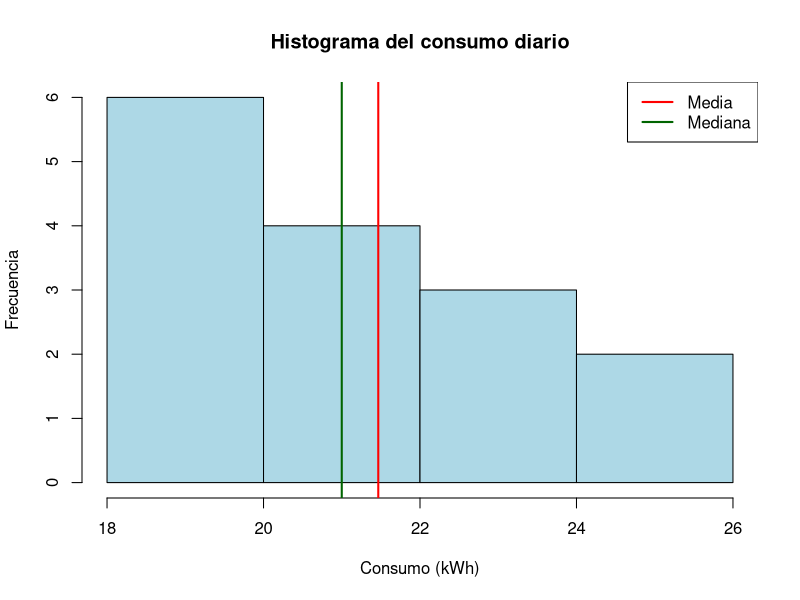

R code for this plot:
## ---- chunk 1
consumo <- c(18, 20, 19, 21, 25, 24, 22, 23, 20, 19, 18, 26, 24, 22, 21)
consumo
## ---- chunk 2
mean(consumo)
median(consumo)
## ---- chunk 3
tabla_moda <- table(consumo)
tabla_moda
moda <- as.numeric(names(tabla_moda)[tabla_moda == max(tabla_moda)])
moda
## ---- chunk 4
exp(mean(log(consumo)))
## ---- chunk 5
quantile(consumo, probs = c(0.25, 0.50, 0.75))
## ---- chunk 6
quantile(consumo, probs = seq(0.1, 0.9, by = 0.1))
## ---- chunk 7
quantile(consumo, probs = c(0.10, 0.25, 0.50, 0.75, 0.90))
## ---- chunk 8
hist(consumo, col = "lightblue", main = "Histograma del consumo diario",
     xlab = "Consumo (kWh)", ylab = "Frecuencia")
abline(v = mean(consumo), col = "red", lwd = 2)
abline(v = median(consumo), col = "darkgreen", lwd = 2)
legend("topright", legend = c("Media", "Mediana"),
       col = c("red", "darkgreen"), lwd = 2)
